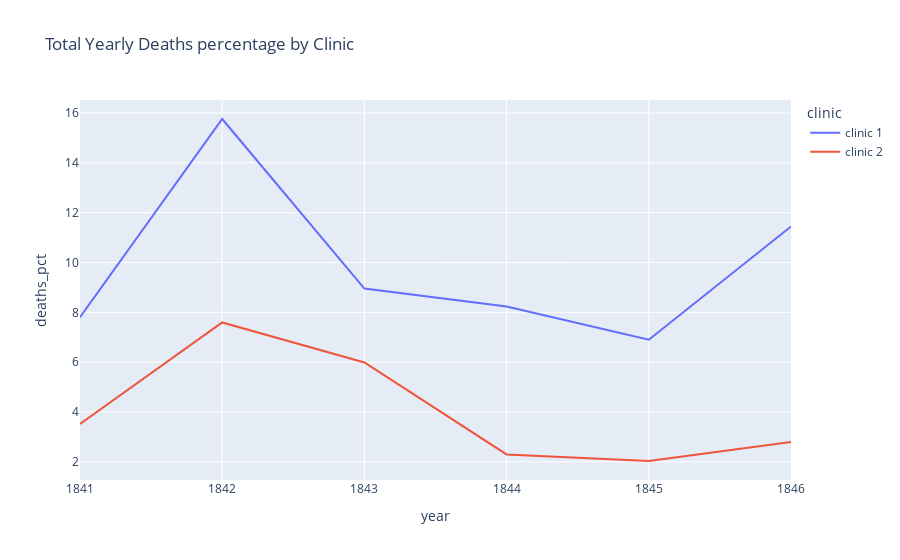

This figure's notebook cell:
### Markdown cell above
To fairly compare, proportions of deaths per clinic need to be examined next.

---

## Challenge 2: Calculate the Proportion of Deaths at Each Clinic

- Add a "pct_deaths" column to calculate the percentage of deaths per birth for each row in `df_yearly`.
- Calculate the average maternal death rate for Clinic 1 and Clinic 2 over the entire period.
- Create a Plotly line chart to visualize how the death rate percentage varies over the years for each clinic.
- Which clinic has a higher death proportion?
- What is the highest monthly death rate in Clinic 1 compared to Clinic 2?

### Code cell
fig = px.line(
    data_frame=df_yearly,
    x='year',
    y='deaths_pct',
    color='clinic',
    title='Total Yearly Deaths percentage by Clinic'
)

fig.show()

### Figure 1 — Plotly figure (JSON) as saved in the notebook; plotly's stock layout.template omitted (floating-point values rounded to 4 significant figures)
{"data": [{"hovertemplate": "clinic=clinic 1<br>year=%{x}<br>deaths_pct=%{y}<extra></extra>", "legendgroup": "clinic 1", "line": {"color": "#636efa", "dash": "solid"}, "marker": {"symbol": "circle"}, "mode": "lines", "name": "clinic 1", "orientation": "v", "showlegend": true, "type": "scatter", "x": [1841, 1842, 1843, 1844, 1845, 1846], "xaxis": "x", "y": [7.806, 15.76, 8.954, 8.236, 6.901, 11.45], "yaxis": "y"}, {"hovertemplate": "clinic=clinic 2<br>year=%{x}<br>deaths_pct=%{y}<extra></extra>", "legendgroup": "clinic 2", "line": {"color": "#EF553B", "dash": "solid"}, "marker": {"symbol": "circle"}, "mode": "lines", "name": "clinic 2", "orientation": "v", "showlegend": true, "type": "scatter", "x": [1841, 1842, 1843, 1844, 1845, 1846], "xaxis": "x", "y": [3.522, 7.597, 5.988, 2.3, 2.036, 2.797], "yaxis": "y"}], "layout": {"legend": {"title": {"text": "clinic"}, "tracegroupgap": 0}, "title": {"text": "Total Yearly Deaths percentage by Clinic"}, "xaxis": {"anchor": "y", "domain": [0, 1], "title": {"text": "year"}}, "yaxis": {"anchor": "x", "domain": [0, 1], "title": {"text": "deaths_pct"}}}}
